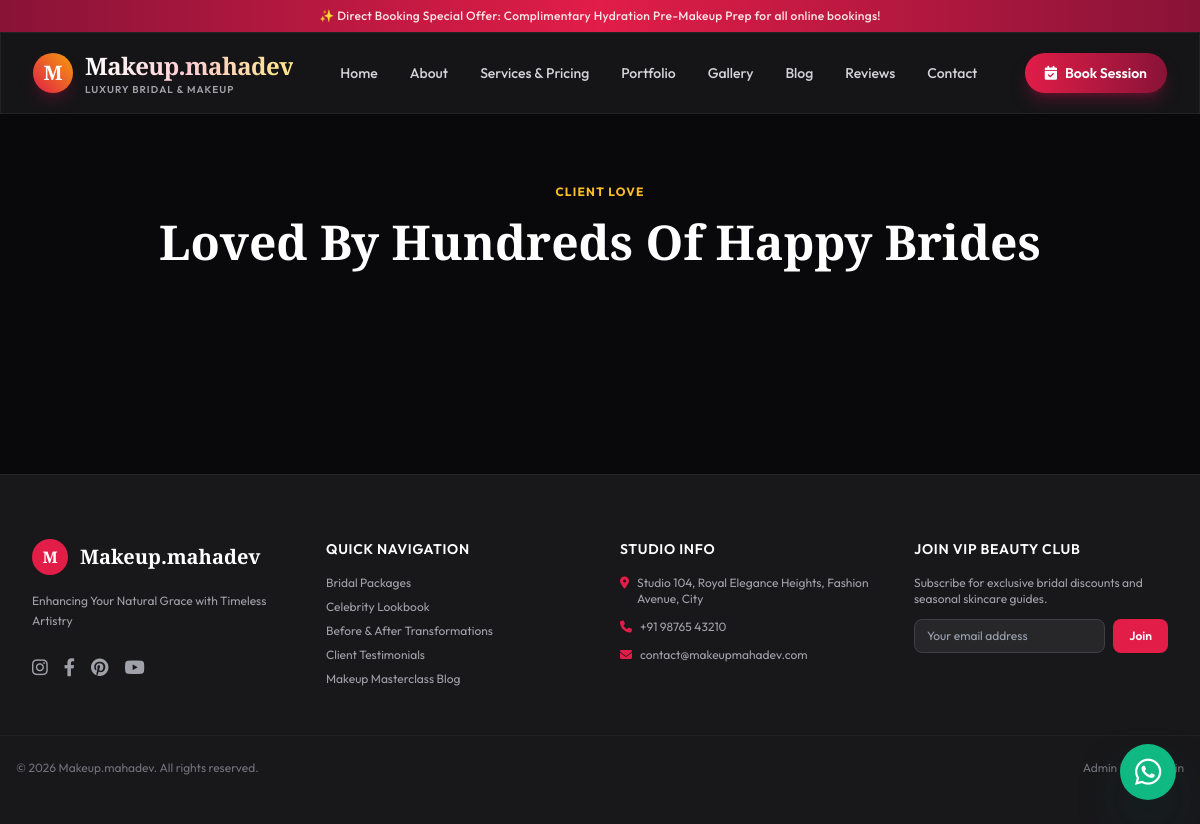
The app's page /reviews, older data.
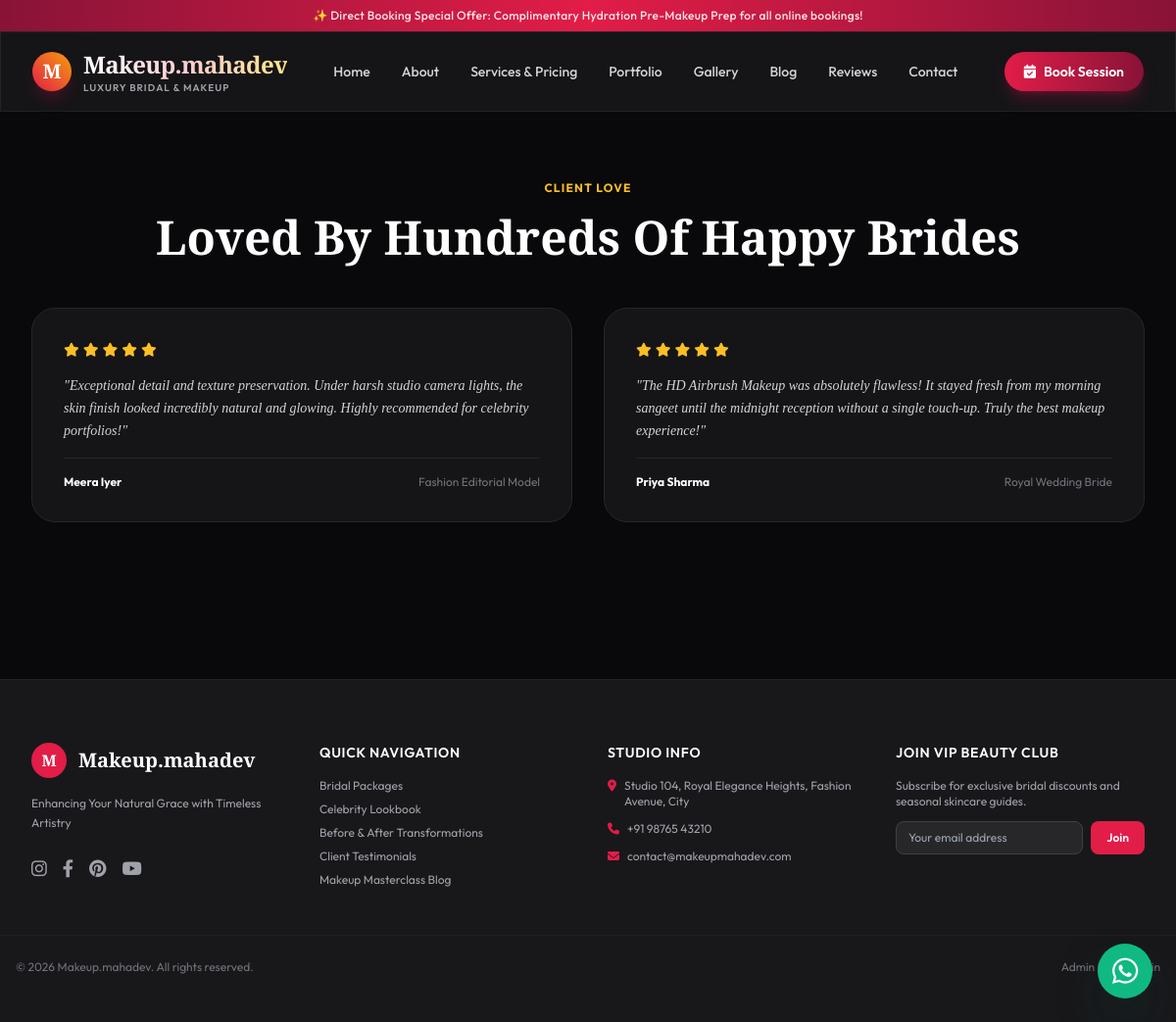
The same page, newer data.
### tables this page shows
CREATE TABLE `reviews` (
  `id` INT AUTO_INCREMENT PRIMARY KEY,
  `client_name` VARCHAR(100) NOT NULL,
  `client_role` VARCHAR(100) DEFAULT 'Happy Bride',
  `client_avatar` VARCHAR(255) NULL,
  `rating` TINYINT(1) DEFAULT 5,
  `review_text` TEXT NOT NULL,
  `is_featured` TINYINT(1) DEFAULT 0,
  `status` ENUM('pending', 'approved') DEFAULT 'approved',
  `created_at` TIMESTAMP DEFAULT CURRENT_TIMESTAMP
);

### app/Views/frontend/reviews.php (the view)
<section class="py-16 max-w-7xl mx-auto px-4 sm:px-6 lg:px-8 space-y-12">
    <div class="text-center space-y-4">
        <span class="text-amber-400 font-bold text-xs uppercase tracking-widest">Client Love</span>
        <h1 class="font-serif text-4xl sm:text-5xl font-extrabold text-white">Loved By Hundreds Of Happy Brides</h1>
    </div>
    <div class="grid grid-cols-1 md:grid-cols-2 gap-8">
        <?php foreach ($reviews as $rev): ?>
            <div class="dark-glass-panel rounded-3xl p-8 border border-zinc-800 space-y-4">
                <div class="flex items-center gap-1 text-amber-400">
                    <?php for ($i=0; $i<$rev['rating']; $i++): ?>
                        <i class="fa-solid fa-star text-sm"></i>
                    <?php endfor; ?>
                </div>
                <p class="text-zinc-300 text-sm leading-relaxed font-serif italic">"<?= htmlspecialchars($rev['review_text']) ?>"</p>
                <div class="pt-4 border-t border-zinc-800 flex justify-between items-center text-xs">
                    <span class="font-bold text-white"><?= htmlspecialchars($rev['client_name']) ?></span>
                    <span class="text-zinc-500"><?= htmlspecialchars($rev['client_role']) ?></span>
                </div>
            </div>
        <?php endforeach; ?>
    </div>
</section>

### app/Core/Router.php (shortened to what the changed rows need)
<?php
class Router {
    private array $routes = [];
    private function addRoute($method, $path, $handler) {
        $this->routes[] = [
            'method' => strtoupper($method),
            'path' => $path,
            'handler' => $handler
        ];
    }
    public function dispatch($requestMethod, $requestUri) {
        $uri = parse_url($requestUri, PHP_URL_PATH);
        $uri = '/' . trim($uri, '/');
        foreach ($this->routes as $route) {
            $pattern = preg_replace('/\{([a-zA-Z0-9_]+)\}/', '(?P<\1>[a-zA-Z0-9_\-]+)', $route['path']);
            $pattern = '#^' . $pattern . '$#';
            if (preg_match($pattern, $uri, $matches)) {
                $params = array_filter($matches, 'is_string', ARRAY_FILTER_USE_KEY);
                $handler = $route['handler'];
                if (is_array($handler)) {
                    [$controllerClass, $method] = $handler;
                    if (class_exists($controllerClass)) {
                        $controller = new $controllerClass();
                        if (method_exists($controller, $method)) {
                            call_user_func_array([$controller, $method], $params);
                            return;
                        }
                    }
                }
            }
        }
    }
}

### app/Views/frontend/layouts/main.php (shortened to what the changed rows need)
<!DOCTYPE html>
<html lang="en" class="scroll-smooth">
<head>
    <script src="https://cdn.tailwindcss.com"></script>
    <link rel="stylesheet" href="https://cdnjs.cloudflare.com/ajax/libs/font-awesome/6.4.0/css/all.min.css">
</head>
<body class="bg-zinc-950 text-zinc-100 font-sans antialiased selection:bg-brand-500 selection:text-white">
    <div class="bg-gradient-to-r from-brand-700 via-brand-500 to-brand-700 text-rose-100 text-xs py-2 px-4 text-center tracking-wide font-medium">
        ✨ Direct Booking Special Offer: Complimentary Hydration Pre-Makeup Prep for all online bookings!
    </div>
    <header x-data="{ mobileOpen: false }" class="sticky top-0 z-50 dark-glass-panel border-b border-zinc-800/80">
        <div class="max-w-7xl mx-auto px-4 sm:px-6 lg:px-8 h-20 flex items-center justify-between">
            <a href="<?= BASE_URL ?>" class="flex items-center gap-3 group">
                <?php if (!empty($globalSettings['site_logo'])): ?>
                    <img src="<?= BASE_URL ?>/uploads/<?= htmlspecialchars($globalSettings['site_logo']) ?>" alt="<?= htmlspecialchars($globalSettings['site_name'] ?? 'Logo') ?>" class="h-12 w-auto object-contain">
                <?php else: ?>
                    <div class="w-10 h-10 rounded-full bg-gradient-to-tr from-brand-500 to-amber-500 flex items-center justify-center text-white font-serif text-xl font-bold shadow-lg shadow-rose-900/40 group-hover:scale-105 transition">
                        M
                    </div>
                <?php endif; ?>
                <div class="flex flex-col">
                    <span class="font-serif text-2xl font-bold tracking-tight bg-gradient-to-r from-white via-rose-200 to-amber-200 bg-clip-text text-transparent">
                    </span>
                    <span class="text-[10px] uppercase tracking-widest text-zinc-400 font-semibold">Luxury Bridal & Makeup</span>
                </div>
            </a>
            <nav class="hidden md:flex items-center gap-8 font-medium text-sm text-zinc-300">
                <a href="<?= BASE_URL ?>" class="hover:text-brand-500 transition">Home</a>
                <a href="<?= BASE_URL ?>/about" class="hover:text-brand-500 transition">About</a>
                <a href="<?= BASE_URL ?>/services" class="hover:text-brand-500 transition">Services & Pricing</a>
                <a href="<?= BASE_URL ?>/portfolio" class="hover:text-brand-500 transition">Portfolio</a>
                <a href="<?= BASE_URL ?>/gallery" class="hover:text-brand-500 transition">Gallery</a>
                <a href="<?= BASE_URL ?>/blog" class="hover:text-brand-500 transition">Blog</a>
                <a href="<?= BASE_URL ?>/reviews" class="hover:text-brand-500 transition">Reviews</a>
                <a href="<?= BASE_URL ?>/contact" class="hover:text-brand-500 transition">Contact</a>
            </nav>
            <div class="hidden md:flex items-center gap-4">
                <a href="<?= BASE_URL ?>/booking" class="px-5 py-2.5 rounded-full bg-gradient-to-r from-brand-500 to-brand-700 hover:from-brand-600 hover:to-brand-700 text-white font-semibold text-sm shadow-lg shadow-rose-900/50 hover:shadow-rose-600/50 hover:-translate-y-0.5 transition duration-200 flex items-center gap-2">
                    <i class="fa-regular font-bold fa-calendar-check"></i>
                    <span>Book Session</span>
                </a>
            </div>
        </div>
    </header>
    <main>
        <?= $content ?>
    </main>
    <footer class="bg-zinc-900 border-t border-zinc-800/80 text-zinc-400 pt-16 pb-12 mt-24">
        <div class="max-w-7xl mx-auto px-4 sm:px-6 lg:px-8 grid grid-cols-1 md:grid-cols-4 gap-10">
            <div class="space-y-4">
                <div class="flex items-center gap-3">
                    <?php if (!empty($globalSettings['site_logo'])): ?>
                        <img src="<?= BASE_URL ?>/uploads/<?= htmlspecialchars($globalSettings['site_logo']) ?>" alt="Logo" class="h-10 w-auto object-contain">
                    <?php else: ?>
                        <div class="w-9 h-9 rounded-full bg-brand-500 flex items-center justify-center text-white font-serif font-bold">M</div>
                    <?php endif; ?>
                    <span class="font-serif text-xl font-bold text-white"><?= htmlspecialchars($globalSettings['site_name'] ?? 'Makeup.mahadev') ?></span>
                </div>
                <p class="text-xs text-zinc-400 leading-relaxed">
                    <?= htmlspecialchars($globalSettings['site_tagline'] ?? 'Enhancing your natural grace with luxury makeup artistry.') ?>
                </p>
                <div class="flex gap-4 text-lg text-zinc-400 pt-2">
                    <a href="#" class="hover:text-brand-500 transition"><i class="fa-brands fa-instagram"></i></a>
                    <a href="#" class="hover:text-brand-500 transition"><i class="fa-brands fa-facebook-f"></i></a>
                    <a href="#" class="hover:text-brand-500 transition"><i class="fa-brands fa-pinterest"></i></a>
                    <a href="#" class="hover:text-brand-500 transition"><i class="fa-brands fa-youtube"></i></a>
                </div>
            </div>
            <div>
                <h4 class="text-white font-semibold mb-4 text-sm uppercase tracking-wider">Quick Navigation</h4>
                <ul class="space-y-2 text-xs">
                    <li><a href="<?= BASE_URL ?>/services" class="hover:text-white transition">Bridal Packages</a></li>
                    <li><a href="<?= BASE_URL ?>/portfolio" class="hover:text-white transition">Celebrity Lookbook</a></li>
                    <li><a href="<?= BASE_URL ?>/gallery" class="hover:text-white transition">Before & After Transformations</a></li>
                    <li><a href="<?= BASE_URL ?>/reviews" class="hover:text-white transition">Client Testimonials</a></li>
                    <li><a href="<?= BASE_URL ?>/blog" class="hover:text-white transition">Makeup Masterclass Blog</a></li>
                </ul>
            </div>
            <div>
                <h4 class="text-white font-semibold mb-4 text-sm uppercase tracking-wider">Studio Info</h4>
                <ul class="space-y-3 text-xs">
                    <li class="flex items-start gap-2">
                        <i class="fa-solid fa-location-dot mt-0.5 text-brand-500"></i>
                        <span><?= htmlspecialchars($globalSettings['office_address'] ?? 'Luxury Makeup Studio, City Center') ?></span>
                    </li>
                    <li class="flex items-center gap-2">
                        <i class="fa-solid fa-phone text-brand-500"></i>
                        <span><?= htmlspecialchars($globalSettings['contact_phone'] ?? '+91 98765 43210') ?></span>
                    </li>
                    <li class="flex items-center gap-2">
                        <i class="fa-solid fa-envelope text-brand-500"></i>
                        <span><?= htmlspecialchars($globalSettings['contact_email'] ?? 'contact@makeupmahadev.com') ?></span>
                    </li>
                </ul>
            </div>
            <div>
                <h4 class="text-white font-semibold mb-4 text-sm uppercase tracking-wider">Join VIP Beauty Club</h4>
                <p class="text-xs mb-3">Subscribe for exclusive bridal discounts and seasonal skincare guides.</p>
                <form class="flex gap-2">
                    <input type="email" placeholder="Your email address" class="bg-zinc-800 border border-zinc-700 rounded-lg px-3 py-2 text-xs w-full text-white focus:outline-none focus:border-brand-500">
                    <button type="submit" class="bg-brand-500 hover:bg-brand-600 text-white text-xs px-4 rounded-lg font-semibold transition">Join</button>
                </form>
            </div>
        </div>
        <div class="max-w-7xl mx-auto px-4 mt-12 pt-6 border-t border-zinc-800/60 text-center text-xs text-zinc-500 flex flex-col md:flex-row justify-between items-center gap-4">
            <p>&copy; <?= date('Y') ?> <?= htmlspecialchars($globalSettings['site_name'] ?? 'Makeup.mahadev') ?>. All rights reserved.</p>
            <p><a href="<?= BASE_URL ?>/admin/login" class="hover:text-zinc-400 transition">Admin Portal Login</a></p>
        </div>
    </footer>
    <a href="https://wa.me/<?= htmlspecialchars($globalSettings['whatsapp_number'] ?? '919876543210') ?>?text=Hello%21%20I%20would%20like%20to%20inquire%20about%20makeup%20booking." target="_blank" class="fixed bottom-6 right-6 z-40 bg-emerald-500 hover:bg-emerald-400 text-white w-14 h-14 rounded-full flex items-center justify-center shadow-2xl shadow-emerald-900/50 hover:scale-110 transition duration-300">
        <i class="fa-brands fa-whatsapp text-3xl"></i>
    </a>
</body>
</html>

Row changes from the older to the newer data that the page shows:
added reviews: rating 5 (drawn), review_text "Exceptional detail and texture preservation. Under harsh studio camera lights, the skin finish looked incredibly natural and glowing. Highly recommended for celebrity portfolios!", client_name "Meera Iyer", client_role "Fashion Editorial Model"
added reviews: rating 5 (drawn), review_text "The HD Airbrush Makeup was absolutely flawless! It stayed fresh from my morning sangeet until the midnight reception without a single touch-up. Truly the best makeup experience!", client_name "Priya Sharma", client_role "Royal Wedding Bride"
